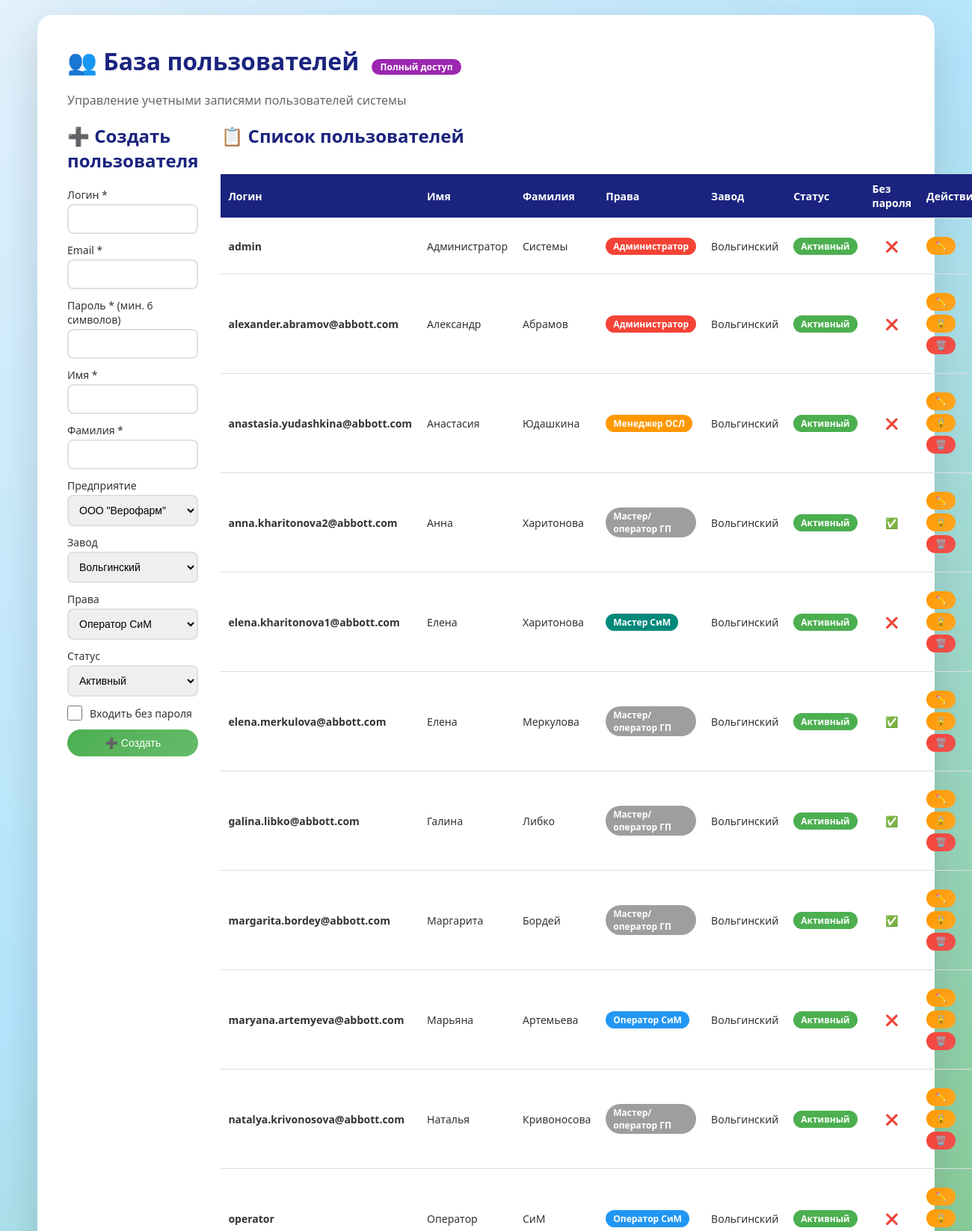
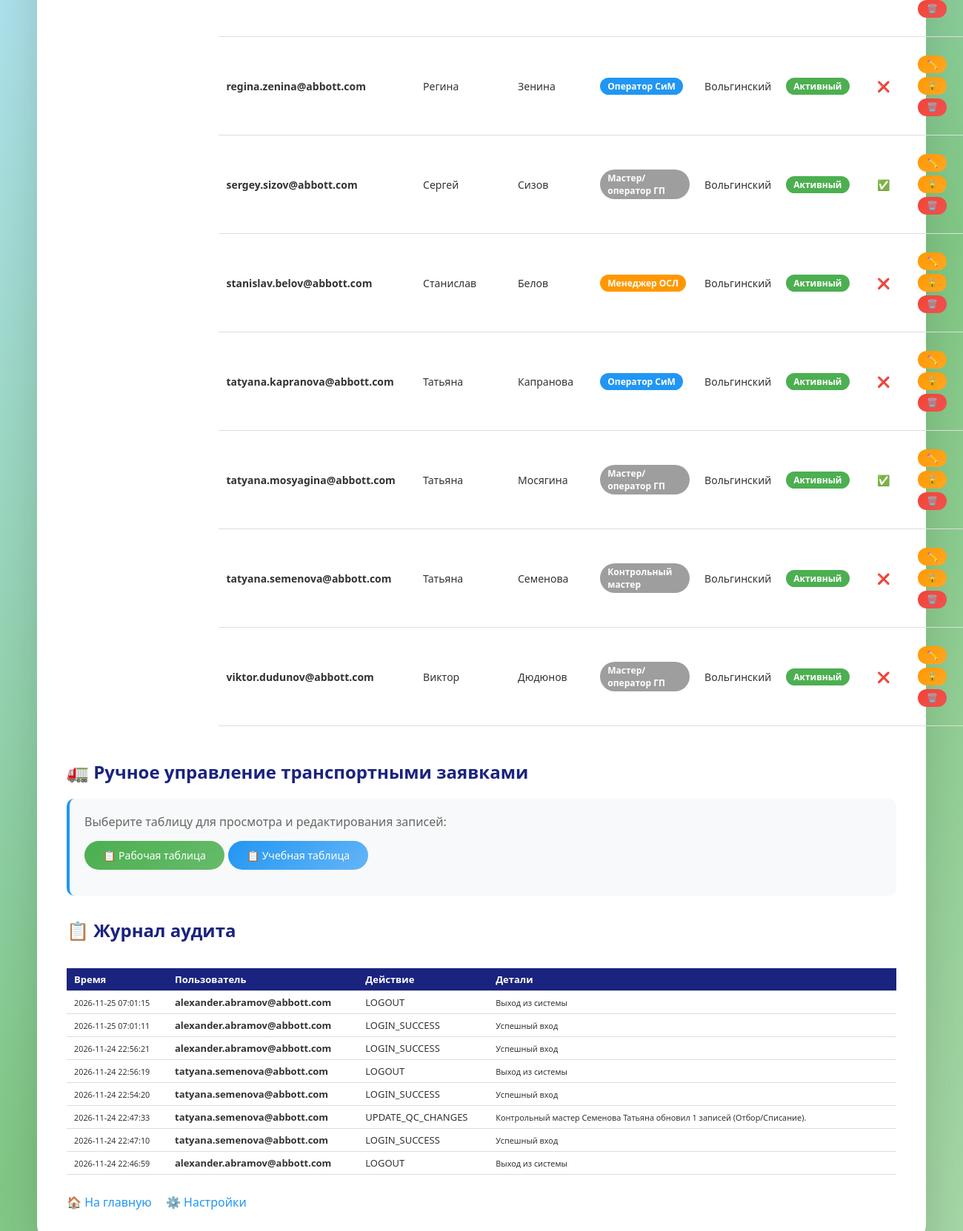
The page /admin (signed in) on the database its author committed (2 pictures, top to bottom).
### tables this page shows
CREATE TABLE users (
                    id INTEGER PRIMARY KEY AUTOINCREMENT,
                    login TEXT UNIQUE NOT NULL,
                    email TEXT NOT NULL,
                    password_hash TEXT NOT NULL,
                    fname TEXT,
                    lname TEXT,
                    enterprise TEXT,
                    plant TEXT,
                    rights TEXT,
                    status TEXT DEFAULT 'active',
                    folder_path TEXT DEFAULT '',
                    no_password_login INTEGER DEFAULT 0,
                    created_at TIMESTAMP DEFAULT CURRENT_TIMESTAMP,
                    updated_at TIMESTAMP DEFAULT CURRENT_TIMESTAMP
                );

CREATE TABLE audit_log (
                    id INTEGER PRIMARY KEY AUTOINCREMENT,
                    user_login TEXT,
                    action TEXT,
                    details TEXT,
                    timestamp TIMESTAMP DEFAULT CURRENT_TIMESTAMP
                , category TEXT DEFAULT 'other');

### app/routes/admin.py (the view)
@admin_bp.route('/admin')
@manager_required
def admin_panel():
    try:
        db = current_app.config.get('db')
        users = db.get_all_users()
        audit_log = db.get_audit_log(50)
        user_rights = session.get('user_rights')
        return render_template('admin.html', users=users, audit_log=audit_log, user_rights=user_rights)
    except Exception as e:
        print(f"Ошибка в admin_panel: {e}")
        flash('Ошибка загрузки панели администратора', 'danger')
        return redirect(url_for('settings.settings_page'))

### app/models/user_db.py (called while the page is built)
    @contextmanager
    def get_connection(self):
        conn = sqlite3.connect(self.db_file)
        conn.row_factory = sqlite3.Row
        try:
            yield conn
        finally:
            conn.close()

    def get_all_users(self):
        with self.get_connection() as conn:
            cursor = conn.cursor()
            cursor.execute(
                "SELECT id, login, email, fname, lname, enterprise, plant, rights, status, folder_path, no_password_login, created_at FROM users ORDER BY login")
            return [dict(row) for row in cursor.fetchall()]

    def get_audit_log(self, limit=100, category_filter=None):
        with self.get_connection() as conn:
            cursor = conn.cursor()
            if category_filter:
                cursor.execute("SELECT * FROM audit_log WHERE category = ? ORDER BY timestamp DESC LIMIT ?",
                               (category_filter, limit))
            else:
                cursor.execute("SELECT * FROM audit_log ORDER BY timestamp DESC LIMIT ?", (limit,))
            return [dict(row) for row in cursor.fetchall()]

### templates/admin.html (shortened to what this page needs)
<!DOCTYPE html>
<html lang="ru">
<head>
<link rel="stylesheet" href="{{ url_for('static', filename='css/common.css') }}">
</head>
<body>
<div class="container">
<h1>👥 База пользователей
    {% if user_rights == 'Администратор' %}<span class="admin-badge">Полный доступ</span>
    {% elif user_rights == 'Менеджер ОСЛ' %}<span class="manager-badge">Ограниченный доступ</span>{% endif %}
</h1>
<p style="color: #666; margin-bottom: 20px;">
    Управление учетными записями пользователей системы
</p>
<div class="row">
{% if user_rights in ['Администратор', 'Менеджер ОСЛ'] %}
<div>
    <h2>➕ Создать пользователя</h2>
    <form action="{{ url_for('admin.add_user') }}" method="POST">
        <div class="form-group"><label>Логин *</label><input type="text" name="login" required></div>
        <div class="form-group"><label>Email *</label><input type="email" name="email" required></div>
        <div class="form-group"><label>Пароль * (мин. 6 символов)</label><input type="password" name="password" required minlength="6"></div>
        <div class="form-group"><label>Имя *</label><input type="text" name="fname" required></div>
        <div class="form-group"><label>Фамилия *</label><input type="text" name="lname" required></div>
        <div class="form-group">
            <label>Предприятие</label>
            <select name="enterprise">
                <option value="ООО &quot;Верофарм&quot;">ООО "Верофарм"</option>
            </select>
        </div>
        <div class="form-group">
            <label>Завод</label>
            <select name="plant">
                <option value="Вольгинский">Вольгинский</option>
            </select>
        </div>
        <div class="form-group">
            <label>Права</label>
            <select name="rights" id="rightsSelect">
                <option value="Оператор СиМ" selected>Оператор СиМ</option>
            </select>
        </div>
        <div class="form-group">
            <label>Статус</label>
            <select name="status" class="status-select">
                <option value="active">Активный</option>
            </select>
        </div>
        <div class="form-group checkbox-group">
            <input type="checkbox" name="no_password_login" id="createNoPassword">
            <label for="createNoPassword">Входить без пароля</label>
        </div>
        <button type="submit" class="btn btn-success">➕ Создать</button>
    </form>
</div>
{% endif %}
<div>
<h2>📋 Список пользователей</h2>
<div style="overflow-x: auto;">
<table>
<thead>
<tr><th>Логин</th><th>Имя</th><th>Фамилия</th><th>Права</th><th>Завод</th><th>Статус</th><th>Без пароля</th><th>Действия</th></tr>
</thead>
<tbody>
{% for user in users %}
<tr>
<td><strong>{{ user.login }}</strong></td>
<td>{{ user.fname }}</td>
<td>{{ user.lname }}</td>
<td>
{% if user.rights == 'Администратор' %}<span class="badge badge-admin">{{ user.rights }}</span>
{% elif user.rights == 'Оператор СиМ' %}<span class="badge badge-operator">{{ user.rights }}</span>
{% elif user.rights == 'Мастер СиМ' %}<span class="badge badge-master">{{ user.rights }}</span>
{% elif user.rights == 'Менеджер ОСЛ' %}<span class="badge badge-manager">{{ user.rights }}</span>
{% else %}<span class="badge badge-other">{{ user.rights }}</span>{% endif %}
</td>
<td>{{ user.plant }}</td>
<td>
{% if user.status == 'active' %}<span class="badge badge-active">Активный</span>
{% elif user.status == 'blocked' %}<span class="badge badge-blocked">Заблокирован</span>
{% elif user.status == 'deleted' %}<span class="badge badge-deleted">Удален</span>
{% else %}<span class="badge badge-other">{{ user.status }}</span>{% endif %}
</td>
<td style="text-align: center;">
    {% if user.no_password_login == 1 %}✅{% else %}❌{% endif %}
</td>
<td>
<div class="actions">
{% if user_rights == 'Администратор' %}
    <button class="btn btn-warning btn-sm" onclick="openEditModal('{{ user.login }}')">✏️</button>
    {% if session.user != user.login %}
        {% if user.status == 'active' %}
            <form action="/admin/block_user/{{ user.login }}" method="POST" style="display:inline;"><button type="submit" class="btn btn-warning btn-sm" onclick="return confirm('Заблокировать?')">🔒</button></form>
        {% elif user.status == 'blocked' %}
            <form action="/admin/unblock_user/{{ user.login }}" method="POST" style="display:inline;"><button type="submit" class="btn btn-success btn-sm" onclick="return confirm('Разблокировать?')">🔓</button></form>
        {% endif %}
        {% if user.status != 'deleted' %}
            <form action="/admin/delete_user/{{ user.login }}" method="POST" style="display:inline;"><button type="submit" class="btn btn-danger btn-sm" onclick="return confirm('Удалить?')">🗑️</button></form>
        {% endif %}
    {% endif %}
{% else %}
    <span class="readonly-badge">Только просмотр</span>
{% endif %}
</div>
</td>
</tr>
{% endfor %}
</tbody>
</table>
</div>
</div>
</div>
{% if user_rights == 'Администратор' %}
<h2 style="margin-top: 30px;">🚛 Ручное управление транспортными заявками</h2>
<div style="background: #f8f9fa; padding: 20px; border-radius: 10px; margin-bottom: 20px; border-left: 4px solid #2196f3;">
    <p style="margin-bottom: 15px; color: #666;">Выберите таблицу для просмотра и редактирования записей:</p>
    <div class="actions">
        <a href="{{ url_for('admin.transport_admin', table_mode='working') }}" class="btn btn-primary">📋 Рабочая таблица</a>
        <a href="{{ url_for('admin.transport_admin', table_mode='training') }}" class="btn btn-secondary">📋 Учебная таблица</a>
    </div>
</div>
{% endif %}
{% if user_rights in ['Администратор', 'Менеджер ОСЛ'] %}
<h2 style="margin-top: 30px;">📋 Журнал аудита</h2>
<div class="audit-log">
<table>
<thead><tr><th>Время</th><th>Пользователь</th><th>Действие</th><th>Детали</th></tr></thead>
<tbody>
{% for log in audit_log %}
<tr>
<td><small>{{ log.timestamp }}</small></td>
<td><strong>{{ log.user_login }}</strong></td>
<td>{{ log.action }}</td>
<td><small>{{ log.details }}</small></td>
</tr>
{% endfor %}
</tbody>
</table>
</div>
{% endif %}
<a href="/" class="back-link">🏠 На главную</a>
<a href="/settings" class="back-link" style="margin-left: 15px;">⚙️ Настройки</a>
</div>
</body>
</html>

### static/css/common.css (style rules this page uses)
* { margin: 0; padding: 0; box-sizing: border-box; }
body { font-family: 'Segoe UI', Tahoma, Geneva, Verdana, sans-serif; min-height: 100vh; background: linear-gradient(135deg, #e3f2fd 0%, #b3e5fc 30%, #81c784 70%, #a5d6a7 100%); padding: 20px; color: #333; }
.btn { padding: 10px 25px; border: none; border-radius: 50px; font-size: 14px; font-weight: 500; cursor: pointer; text-decoration: none; display: inline-block; transition: all 0.3s ease; }
.btn-primary { background: linear-gradient(135deg, #4caf50, #66bb6a); color: white; }
.btn-secondary { background: linear-gradient(135deg, #2196f3, #64b5f6); color: white; }
.btn-danger { background: linear-gradient(135deg, #f44336, #ef5350); color: white; }
.btn-success { background: linear-gradient(135deg, #4caf50, #66bb6a); color: white; }
.btn-warning { background: linear-gradient(135deg, #ff9800, #ffa726); color: white; }
.btn-sm { padding: 5px 12px; font-size: 12px; }
.admin-badge { display: inline-block; padding: 2px 12px; border-radius: 20px; font-size: 12px; font-weight: 600; background: #9c27b0; color: white; margin-left: 8px; }
.badge { display: inline-block; padding: 3px 10px; border-radius: 20px; font-size: 12px; font-weight: bold; }
.badge-admin { background: #f44336; color: white; }
.badge-operator { background: #2196f3; color: white; }
.badge-manager { background: #ff9800; color: white; }
.badge-master { background: #00897b; color: white; }
.badge-other { background: #9e9e9e; color: white; }
.badge-active { background: #4caf50; color: white; }

### templates/admin.html (style rules this page uses)
.container { max-width: 1200px; margin: 0 auto; background: white; border-radius: 20px; padding: 40px; box-shadow: 0 20px 60px rgba(0, 0, 0, 0.15); }
h1, h2 { color: #1a237e; margin-bottom: 20px; }
.row { display: grid; grid-template-columns: 1fr 2fr; gap: 30px; }
.form-group { margin-bottom: 12px; }
.form-group label { display: block; margin-bottom: 3px; font-weight: 500; font-size: 14px; color: #333; }
.form-group input, .form-group select { width: 100%; padding: 10px; border: 2px solid #e0e0e0; border-radius: 8px; font-size: 14px; }
form .btn-success { width: 100%; }
table { width: 100%; border-collapse: collapse; margin: 15px 0; font-size: 14px; }
th, td { padding: 10px; text-align: left; border-bottom: 1px solid #ddd; }
th { background: #1a237e; color: white; }
.actions { margin: 15px 0; display: flex; gap: 5px; flex-wrap: wrap; }
.back-link { display: inline-block; margin-top: 20px; color: #2196f3; text-decoration: none; }
.audit-log { max-height: 300px; overflow-y: auto; font-size: 13px; }
.audit-log table { font-size: 13px; }
.audit-log th, .audit-log td { padding: 6px 10px; }
.checkbox-group { display: flex; align-items: center; gap: 10px; margin-top: 5px; }
.checkbox-group input[type="checkbox"] { width: 20px; height: 20px; cursor: pointer; }
.checkbox-group label { margin-bottom: 0; cursor: pointer; }
.status-select { width: 100%; padding: 10px; border: 2px solid #e0e0e0; border-radius: 8px; font-size: 14px; }

### rows shown on the page
users: login "admin", fname "Администратор", lname "Системы", rights "Администратор", plant "Вольгинский", status "Активный"
users: login "alexander.abramov@abbott.com", fname "Александр", lname "Абрамов", rights "Администратор", plant "Вольгинский", status "Активный"
users: login "anastasia.yudashkina@abbott.com", fname "Анастасия", lname "Юдашкина", rights "Менеджер ОСЛ", plant "Вольгинский", status "Активный"
users: login "anna.kharitonova2@abbott.com", fname "Анна", lname "Харитонова", rights "Мастер/оператор ГП", plant "Вольгинский", status "Активный"
users: login "elena.kharitonova1@abbott.com", fname "Елена", lname "Харитонова", rights "Мастер СиМ", plant "Вольгинский", status "Активный"
users: login "elena.merkulova@abbott.com", fname "Елена", lname "Меркулова", rights "Мастер/оператор ГП", plant "Вольгинский", status "Активный"
users: login "galina.libko@abbott.com", fname "Галина", lname "Либко", rights "Мастер/оператор ГП", plant "Вольгинский", status "Активный"
users: login "margarita.bordey@abbott.com", fname "Маргарита", lname "Бордей", rights "Мастер/оператор ГП", plant "Вольгинский", status "Активный"
users: login "maryana.artemyeva@abbott.com", fname "Марьяна", lname "Артемьева", rights "Оператор СиМ", plant "Вольгинский", status "Активный"
users: login "natalya.krivonosova@abbott.com", fname "Наталья", lname "Кривоносова", rights "Мастер/оператор ГП", plant "Вольгинский", status "Активный"
users: login "operator", fname "Оператор", lname "СиМ", rights "Оператор СиМ", plant "Вольгинский", status "Активный"
users: login "regina.zenina@abbott.com", fname "Регина", lname "Зенина", rights "Оператор СиМ", plant "Вольгинский", status "Активный"
users: login "sergey.sizov@abbott.com", fname "Сергей", lname "Сизов", rights "Мастер/оператор ГП", plant "Вольгинский", status "Активный"
users: login "stanislav.belov@abbott.com", fname "Станислав", lname "Белов", rights "Менеджер ОСЛ", plant "Вольгинский", status "Активный"
users: login "tatyana.kapranova@abbott.com", fname "Татьяна", lname "Капранова", rights "Оператор СиМ", plant "Вольгинский", status "Активный"
users: login "tatyana.mosyagina@abbott.com", fname "Татьяна", lname "Мосягина", rights "Мастер/оператор ГП", plant "Вольгинский", status "Активный"
users: login "tatyana.semenova@abbott.com", fname "Татьяна", lname "Семенова", rights "Контрольный мастер", plant "Вольгинский", status "Активный"
users: login "viktor.dudunov@abbott.com", fname "Виктор", lname "Дюдюнов", rights "Мастер/оператор ГП", plant "Вольгинский", status "Активный"
audit_log: timestamp "2026-11-25 07:01:15", user_login "alexander.abramov@abbott.com", action "LOGOUT", details "Выход из системы"
audit_log: timestamp "2026-11-25 07:01:11", user_login "alexander.abramov@abbott.com", action "LOGIN_SUCCESS", details "Успешный вход"
audit_log: timestamp "2026-11-24 22:56:21", user_login "alexander.abramov@abbott.com", action "LOGIN_SUCCESS", details "Успешный вход"
audit_log: timestamp "2026-11-24 22:56:19", user_login "tatyana.semenova@abbott.com", action "LOGOUT", details "Выход из системы"
audit_log: timestamp "2026-11-24 22:54:20", user_login "tatyana.semenova@abbott.com", action "LOGIN_SUCCESS", details "Успешный вход"
audit_log: timestamp "2026-11-24 22:47:33", user_login "tatyana.semenova@abbott.com", action "UPDATE_QC_CHANGES", details "Контрольный мастер Семенова Татьяна обновил 1 записей (Отбор/Списание)."
audit_log: timestamp "2026-11-24 22:47:10", user_login "tatyana.semenova@abbott.com", action "LOGIN_SUCCESS", details "Успешный вход"
audit_log: timestamp "2026-11-24 22:46:59", user_login "alexander.abramov@abbott.com", action "LOGOUT", details "Выход из системы"
